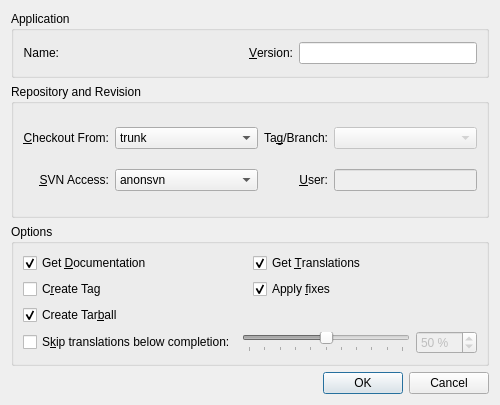
<?xml version="1.0" encoding="UTF-8"?>
<ui version="4.0">
 <class>ReleaseDialog</class>
 <widget class="QDialog" name="ReleaseDialog">
  <property name="geometry">
   <rect>
    <x>0</x>
    <y>0</y>
    <width>500</width>
    <height>405</height>
   </rect>
  </property>
  <property name="minimumSize">
   <size>
    <width>500</width>
    <height>0</height>
   </size>
  </property>
  <property name="windowTitle">
   <string>KDE Release Builder</string>
  </property>
  <layout class="QVBoxLayout" name="verticalLayout">
   <item>
    <widget class="QGroupBox" name="goupApplication">
     <property name="sizePolicy">
      <sizepolicy hsizetype="Preferred" vsizetype="Preferred">
       <horstretch>0</horstretch>
       <verstretch>1</verstretch>
      </sizepolicy>
     </property>
     <property name="title">
      <string>Application</string>
     </property>
     <layout class="QGridLayout" name="gridLayout">
      <item row="0" column="0">
       <widget class="QLabel" name="label">
        <property name="text">
         <string>Name:</string>
        </property>
        <property name="alignment">
         <set>Qt::AlignRight|Qt::AlignTrailing|Qt::AlignVCenter</set>
        </property>
       </widget>
      </item>
      <item row="0" column="2">
       <widget class="QLabel" name="label_4">
        <property name="text">
         <string>&amp;Version:</string>
        </property>
        <property name="alignment">
         <set>Qt::AlignRight|Qt::AlignTrailing|Qt::AlignVCenter</set>
        </property>
        <property name="buddy">
         <cstring>editVersion</cstring>
        </property>
       </widget>
      </item>
      <item row="0" column="3">
       <widget class="QLineEdit" name="editVersion">
        <property name="sizePolicy">
         <sizepolicy hsizetype="Expanding" vsizetype="Fixed">
          <horstretch>1</horstretch>
          <verstretch>0</verstretch>
         </sizepolicy>
        </property>
       </widget>
      </item>
      <item row="0" column="1">
       <widget class="QLabel" name="labelName">
        <property name="sizePolicy">
         <sizepolicy hsizetype="Preferred" vsizetype="Preferred">
          <horstretch>1</horstretch>
          <verstretch>0</verstretch>
         </sizepolicy>
        </property>
        <property name="text">
         <string/>
        </property>
       </widget>
      </item>
     </layout>
    </widget>
   </item>
   <item>
    <widget class="QGroupBox" name="groupBox">
     <property name="sizePolicy">
      <sizepolicy hsizetype="Preferred" vsizetype="Preferred">
       <horstretch>0</horstretch>
       <verstretch>2</verstretch>
      </sizepolicy>
     </property>
     <property name="title">
      <string>Repository and Revision</string>
     </property>
     <layout class="QGridLayout" name="gridLayout_3">
      <item row="0" column="0">
       <widget class="QLabel" name="label_2">
        <property name="text">
         <string>&amp;Checkout From:</string>
        </property>
        <property name="alignment">
         <set>Qt::AlignRight|Qt::AlignTrailing|Qt::AlignVCenter</set>
        </property>
        <property name="buddy">
         <cstring>comboCheckout</cstring>
        </property>
       </widget>
      </item>
      <item row="0" column="1">
       <widget class="QComboBox" name="comboCheckout">
        <property name="sizePolicy">
         <sizepolicy hsizetype="Preferred" vsizetype="Fixed">
          <horstretch>1</horstretch>
          <verstretch>0</verstretch>
         </sizepolicy>
        </property>
        <item>
         <property name="text">
          <string>trunk</string>
         </property>
        </item>
        <item>
         <property name="text">
          <string>branches</string>
         </property>
        </item>
        <item>
         <property name="text">
          <string>tags</string>
         </property>
        </item>
       </widget>
      </item>
      <item row="0" column="2">
       <widget class="QLabel" name="label_6">
        <property name="text">
         <string>Ta&amp;g/Branch:</string>
        </property>
        <property name="alignment">
         <set>Qt::AlignRight|Qt::AlignTrailing|Qt::AlignVCenter</set>
        </property>
        <property name="buddy">
         <cstring>comboCheckout</cstring>
        </property>
       </widget>
      </item>
      <item row="0" column="3">
       <widget class="QComboBox" name="comboTag">
        <property name="enabled">
         <bool>false</bool>
        </property>
        <property name="sizePolicy">
         <sizepolicy hsizetype="Preferred" vsizetype="Fixed">
          <horstretch>1</horstretch>
          <verstretch>0</verstretch>
         </sizepolicy>
        </property>
       </widget>
      </item>
      <item row="1" column="0">
       <widget class="QLabel" name="label_3">
        <property name="text">
         <string>&amp;SVN Access:</string>
        </property>
        <property name="alignment">
         <set>Qt::AlignRight|Qt::AlignTrailing|Qt::AlignVCenter</set>
        </property>
        <property name="buddy">
         <cstring>comboAccess</cstring>
        </property>
       </widget>
      </item>
      <item row="1" column="1">
       <widget class="QComboBox" name="comboAccess">
        <property name="sizePolicy">
         <sizepolicy hsizetype="Preferred" vsizetype="Fixed">
          <horstretch>1</horstretch>
          <verstretch>0</verstretch>
         </sizepolicy>
        </property>
        <item>
         <property name="text">
          <string>anonsvn</string>
         </property>
        </item>
        <item>
         <property name="text">
          <string>https</string>
         </property>
        </item>
        <item>
         <property name="text">
          <string>svn+ssh</string>
         </property>
        </item>
       </widget>
      </item>
      <item row="1" column="2">
       <widget class="QLabel" name="label_5">
        <property name="text">
         <string>&amp;User:</string>
        </property>
        <property name="alignment">
         <set>Qt::AlignRight|Qt::AlignTrailing|Qt::AlignVCenter</set>
        </property>
        <property name="buddy">
         <cstring>editUser</cstring>
        </property>
       </widget>
      </item>
      <item row="1" column="3">
       <widget class="QLineEdit" name="editUser">
        <property name="enabled">
         <bool>false</bool>
        </property>
        <property name="sizePolicy">
         <sizepolicy hsizetype="Expanding" vsizetype="Fixed">
          <horstretch>1</horstretch>
          <verstretch>0</verstretch>
         </sizepolicy>
        </property>
       </widget>
      </item>
     </layout>
    </widget>
   </item>
   <item>
    <widget class="QGroupBox" name="groupOptions">
     <property name="sizePolicy">
      <sizepolicy hsizetype="Preferred" vsizetype="Preferred">
       <horstretch>0</horstretch>
       <verstretch>2</verstretch>
      </sizepolicy>
     </property>
     <property name="title">
      <string>Options</string>
     </property>
     <layout class="QGridLayout" name="gridLayout_2">
      <item row="0" column="0">
       <widget class="QCheckBox" name="checkDocs">
        <property name="text">
         <string>Get &amp;Documentation</string>
        </property>
        <property name="checked">
         <bool>true</bool>
        </property>
       </widget>
      </item>
      <item row="0" column="1">
       <widget class="QCheckBox" name="checkTranslations">
        <property name="text">
         <string>Get &amp;Translations</string>
        </property>
        <property name="checked">
         <bool>true</bool>
        </property>
       </widget>
      </item>
      <item row="1" column="0">
       <widget class="QCheckBox" name="checkTag">
        <property name="text">
         <string>C&amp;reate Tag</string>
        </property>
       </widget>
      </item>
      <item row="3" column="0" colspan="2">
       <layout class="QHBoxLayout" name="horizontalLayout">
        <item>
         <widget class="QCheckBox" name="checkSkipTrans">
          <property name="text">
           <string>S&amp;kip translations below completion:</string>
          </property>
         </widget>
        </item>
        <item>
         <widget class="QSlider" name="sliderSkipTrans">
          <property name="enabled">
           <bool>false</bool>
          </property>
          <property name="maximum">
           <number>100</number>
          </property>
          <property name="singleStep">
           <number>5</number>
          </property>
          <property name="value">
           <number>50</number>
          </property>
          <property name="orientation">
           <enum>Qt::Horizontal</enum>
          </property>
          <property name="tickPosition">
           <enum>QSlider::TicksBelow</enum>
          </property>
          <property name="tickInterval">
           <number>10</number>
          </property>
         </widget>
        </item>
        <item>
         <widget class="QSpinBox" name="spinSkipTrans">
          <property name="enabled">
           <bool>false</bool>
          </property>
          <property name="suffix">
           <string> %</string>
          </property>
          <property name="maximum">
           <number>100</number>
          </property>
          <property name="singleStep">
           <number>5</number>
          </property>
          <property name="value">
           <number>50</number>
          </property>
         </widget>
        </item>
       </layout>
      </item>
      <item row="2" column="0">
       <widget class="QCheckBox" name="checkTarball">
        <property name="text">
         <string>Create Tar&amp;ball</string>
        </property>
        <property name="checked">
         <bool>true</bool>
        </property>
       </widget>
      </item>
      <item row="1" column="1">
       <widget class="QCheckBox" name="checkFixes">
        <property name="text">
         <string>Apply &amp;fixes</string>
        </property>
        <property name="checked">
         <bool>true</bool>
        </property>
       </widget>
      </item>
     </layout>
    </widget>
   </item>
   <item>
    <widget class="QDialogButtonBox" name="buttonBox">
     <property name="orientation">
      <enum>Qt::Horizontal</enum>
     </property>
     <property name="standardButtons">
      <set>QDialogButtonBox::Cancel|QDialogButtonBox::Ok</set>
     </property>
    </widget>
   </item>
  </layout>
 </widget>
 <tabstops>
  <tabstop>editVersion</tabstop>
  <tabstop>comboCheckout</tabstop>
  <tabstop>comboTag</tabstop>
  <tabstop>comboAccess</tabstop>
  <tabstop>editUser</tabstop>
  <tabstop>checkDocs</tabstop>
  <tabstop>checkTranslations</tabstop>
  <tabstop>checkTag</tabstop>
  <tabstop>checkSkipTrans</tabstop>
  <tabstop>sliderSkipTrans</tabstop>
  <tabstop>spinSkipTrans</tabstop>
  <tabstop>buttonBox</tabstop>
 </tabstops>
 <resources/>
 <connections>
  <connection>
   <sender>buttonBox</sender>
   <signal>accepted()</signal>
   <receiver>ReleaseDialog</receiver>
   <slot>accept()</slot>
   <hints>
    <hint type="sourcelabel">
     <x>226</x>
     <y>447</y>
    </hint>
    <hint type="destinationlabel">
     <x>157</x>
     <y>274</y>
    </hint>
   </hints>
  </connection>
  <connection>
   <sender>buttonBox</sender>
   <signal>rejected()</signal>
   <receiver>ReleaseDialog</receiver>
   <slot>reject()</slot>
   <hints>
    <hint type="sourcelabel">
     <x>294</x>
     <y>447</y>
    </hint>
    <hint type="destinationlabel">
     <x>286</x>
     <y>274</y>
    </hint>
   </hints>
  </connection>
  <connection>
   <sender>sliderSkipTrans</sender>
   <signal>valueChanged(int)</signal>
   <receiver>spinSkipTrans</receiver>
   <slot>setValue(int)</slot>
   <hints>
    <hint type="sourcelabel">
     <x>354</x>
     <y>378</y>
    </hint>
    <hint type="destinationlabel">
     <x>489</x>
     <y>383</y>
    </hint>
   </hints>
  </connection>
  <connection>
   <sender>spinSkipTrans</sender>
   <signal>valueChanged(int)</signal>
   <receiver>sliderSkipTrans</receiver>
   <slot>setValue(int)</slot>
   <hints>
    <hint type="sourcelabel">
     <x>492</x>
     <y>397</y>
    </hint>
    <hint type="destinationlabel">
     <x>342</x>
     <y>384</y>
    </hint>
   </hints>
  </connection>
  <connection>
   <sender>checkSkipTrans</sender>
   <signal>toggled(bool)</signal>
   <receiver>sliderSkipTrans</receiver>
   <slot>setEnabled(bool)</slot>
   <hints>
    <hint type="sourcelabel">
     <x>123</x>
     <y>387</y>
    </hint>
    <hint type="destinationlabel">
     <x>288</x>
     <y>396</y>
    </hint>
   </hints>
  </connection>
  <connection>
   <sender>checkSkipTrans</sender>
   <signal>toggled(bool)</signal>
   <receiver>spinSkipTrans</receiver>
   <slot>setEnabled(bool)</slot>
   <hints>
    <hint type="sourcelabel">
     <x>87</x>
     <y>388</y>
    </hint>
    <hint type="destinationlabel">
     <x>486</x>
     <y>391</y>
    </hint>
   </hints>
  </connection>
 </connections>
</ui>
